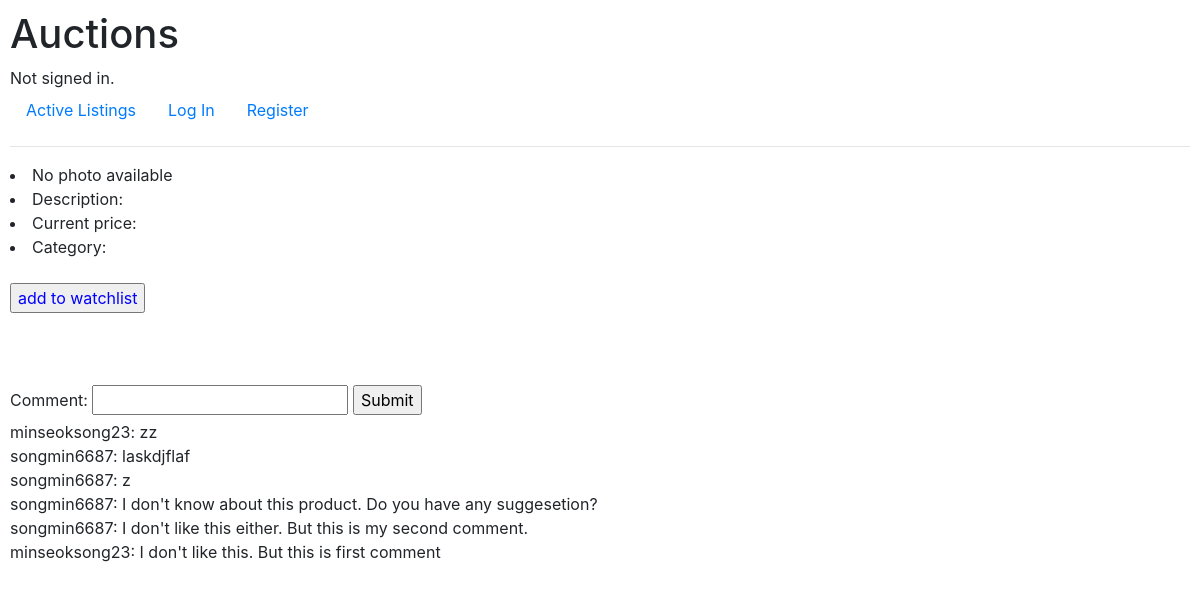
Screenshot of /watchlist with the database file from the repository.
### auctions/models.py (models this page shows)
class Comment(models.Model):
    listing = models.ForeignKey(Listing, on_delete=models.CASCADE, related_name="item_for_comment")
    commenter = models.ForeignKey(User, on_delete=models.CASCADE, related_name="commenter")
    body = models.CharField(max_length=300)

class User(AbstractUser):
    pass

### auctions/views.py (the view, shortened to what this page needs)
# urls.py: path("<str:item>", views.item, name="item"),
def item(request, item):
    return render(request, "auctions/item.html", {
        "item": Listing.objects.filter(title=item).first(),
        "comments": Comment.objects.all()
    })

### auctions/templates/auctions/item.html (shortened to what this page needs)
{% extends "auctions/layout.html" %}
{% block body %}
{% if not item.url %}
<li>No photo available</li>
{% else %}
<img src="{{ item.url }}" width = "600">
{% endif %}
<li>Description: <{{ item.description }}/li>
<li>Current price: {{ item.starting_bid }}</li>
<li>Category: {{ item.category }}</li>
<form action="{% url 'watchlist' %} method="post">
<br>
    <input type="submit" value="add to watchlist" style="color:blue">
<br><br>
<br><br>
<form action="{% url 'item' item.title %}" method="post">
    <label for="comment">Comment:</label>
    <input id="comment" name="body" type="text">
    <input type="submit">
{% for comment in comments reversed %}
<div>
    {{ comment.commenter }}: {{ comment.body }}
</div>
{% endfor %}
{% endblock %}

### auctions/static/auctions/styles.css (style rules this page uses)
body { padding: 10px; }

### rows the page displays
Comment: commenter "minseoksong23", body "zz"
Comment: commenter "songmin6687", body "laskdjflaf"
Comment: commenter "songmin6687", body "z"
Comment: commenter "songmin6687", body "I don't know about this product. Do you have any suggesetion?"
Comment: commenter "songmin6687", body "I don't like this either. But this is my second comment."
Comment: commenter "minseoksong23", body "I don't like this. But this is first comment"
